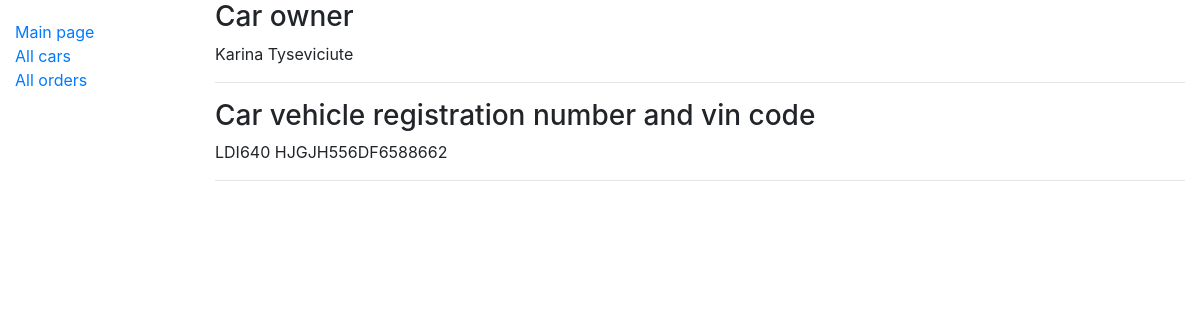
The page /autoservisas/car/1 on the database its author committed.
### autoservisas/models.py (models this page shows, shortened)
class Car(models.Model):
    valst_nr = models.CharField('Number', max_length=6, help_text='Enter the country registration number')
    vin_code = models.CharField('VIN_code', max_length=17, help_text='Enter a VIN code')
    client = models.CharField('Client', max_length=200, help_text='Enter client name and last name')
    automodel = models.ForeignKey('AutoModel', on_delete=models.SET_NULL, null=True)
    class Meta:
        verbose_name = "Car"
        verbose_name_plural = "Cars"

### autoservisas/views.py (the view)
# urls.py: path('car/', views.cars, name='car'),
def car(request, car_id):
    single_car = get_object_or_404(Car, pk=car_id)
    return render(request, 'car.html', {'car': single_car})

### autoservisas/templates/car.html
{% extends "base.html" %}
{% block content %}
<div>
  <h3>Car owner</h3>
  {{ car.client }}
  <hr/>
  <h3>Car vehicle registration number and vin code </h3>
  {{ car.valst_nr }} {{ car.vin_code }}
  <hr/>
</div>
{% endblock %}

### rows shown on the page
Car: client "Karina Tyseviciute", valst_nr "LDI640", vin_code "HJGJH556DF6588662"
